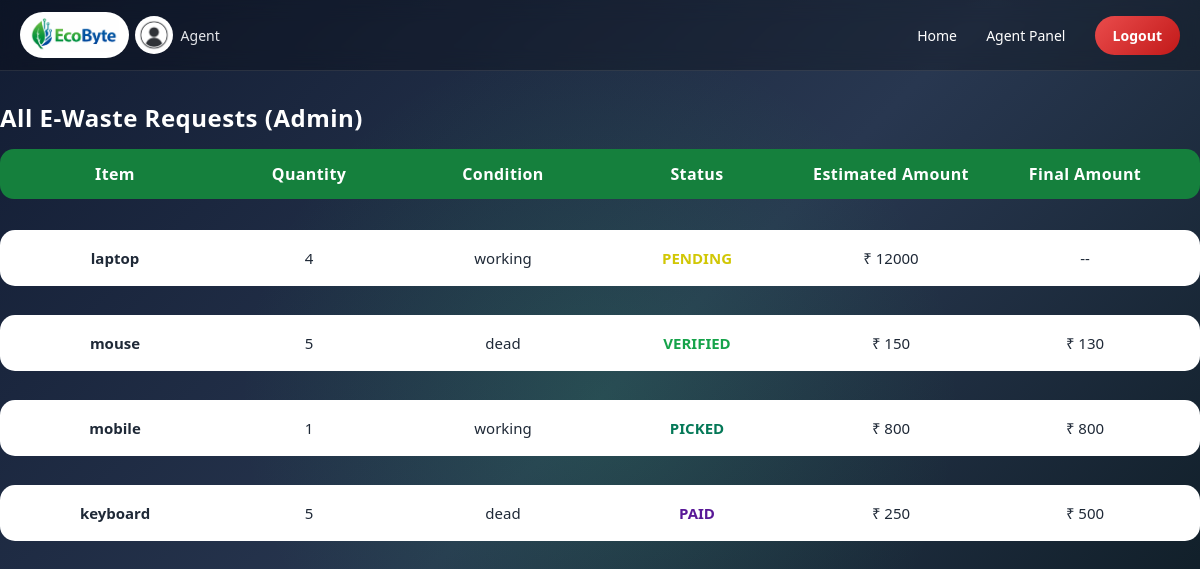
The app's page /admin-dashboard/ (signed in) with its own data.
### core/models.py (models this page shows, shortened)
class EwasteRequest(models.Model):
    ITEM_CHOICES = (
        ('mobile', 'Mobile'),
        ('battery', 'Battery'),
        ('laptop', 'Laptop'),
        ('desktop', 'Desktop'),
        ('tablet', 'Tablet'),
        ('keyboard', 'Keyboard'),
        ('mouse', 'Mouse'),
        ('headphone', 'Headphone'),
        ('earphone', 'Earphone'),
        ('charger', 'Charger'),
        ('smartwatch', 'Smartwatch'),
        ('camera', 'Camera'),
        ('printer', 'Printer'),
        ('monitor', 'Monitor'),
        ('router', 'Router'),
    )
    CONDITION_CHOICES = (
        ('working', 'Working'),
        ('dead', 'Dead'),
    )
    STATUS_CHOICES = (
        ('PENDING', 'Pending Admin Review'),
        ('VERIFIED', 'Verified by Admin'),
        ('SCHEDULED', 'Pickup Scheduled'),
        ('PICKED', 'Picked Up'),
        ('PAID', 'Payment Completed'),
        ('REJECTED', 'Rejected'),
    )
    assigned_agent = models.ForeignKey(
    User,
    on_delete=models.SET_NULL,
    null=True,
    blank=True,
    related_name="assigned_jobs"
)
    user = models.ForeignKey(User, on_delete=models.CASCADE)
    item_name = models.CharField(max_length=20, choices=ITEM_CHOICES)
    quantity = models.PositiveIntegerField()
    condition = models.CharField(max_length=10, choices=CONDITION_CHOICES)
    device_details = models.TextField(blank=True, null=True)
    address = models.TextField(blank=True, null=True)
    mobile = models.CharField(max_length=15, blank=True, null=True)
    status = models.CharField(
        max_length=20,
        choices=STATUS_CHOICES,
        default='PENDING'
    )
    estimated_amount = models.IntegerField(default=0)
    final_amount = models.IntegerField(null=True, blank=True)
    created_at = models.DateTimeField(auto_now_add=True)

### core/views.py (the view)
# urls.py: path("admin-dashboard/", views.admin_dashboard, name="admin_dashboard"),
@login_required
def admin_dashboard(request):
    ewaste_requests = EwasteRequest.objects.all().order_by("-id")
    return render(request, "dashboard.html", {
        "requests": ewaste_requests,
        "is_admin": True
    })

### templates/dashboard.html
{% extends "base.html" %}
{% load static %}
{% block content %}
<div class="dashboard-wrapper">
  {% if is_admin %}
  <h2 class="section-title">All E-Waste Requests (Admin)</h2>
    {% else %}
  <h2 class="section-title">My E-Waste Requests</h2>
  {% endif %}
  <div class="request-header">
    <div>Item</div>
    <div>Quantity</div>
    <div>Condition</div>
    <div>Status</div>
    <div>Estimated Amount</div>
    <div>Final Amount</div>
  </div>
  <div class="request-list">
    {% for r in requests %}
    <div class="request-row">
      <div class="cell strong">{{ r.item_name }}</div>
      <div class="cell">{{ r.quantity }}</div>
      <div class="cell">{{ r.condition }}</div>
      <div class="cell status {{ r.status|lower }}">{{ r.status }}</div>
      <div class="cell">{% if r.estimated_amount %}₹ {{ r.estimated_amount }}{% else %}--{% endif %}</div>
      <div class="cell">{% if r.final_amount %}₹ {{ r.final_amount }}{% else %}--{% endif %}</div>
    </div>
    {% endfor %}
  </div>
</div>
{% endblock %}

### templates/base.html (shortened to what this page needs)
{% load static %}
<!DOCTYPE html>
<html lang="en">
<head>
    <link rel="stylesheet" href="{% static 'css/style.css' %}">
</head>
<body>
<nav class="navbar">
  <div class="nav-left">
    <div class="logo">
    <div class="logo-box">
        <img src="{% static 'images/ecobyte3.png' %}" class="logo-img">
    </div>
    <a href="{% url 'core:profile' %}" class="user-avatar">
        <img src="{% static 'images/user.png' %}" alt="Profile">
        <span class="username">{{ request.user.username }}</span>
    </a>
</div>
</div>
    <div class="nav-right">
    <a href="{% url 'core:home' %}">Home</a>
{% if user.is_authenticated %}
  {% if user.userprofile.is_agent %}
    <a href="{% url 'core:agent_dashboard' %}">Agent Panel</a>
  {% endif %}
  <a href="{% url 'core:logout' %}" class="logout-btn">Logout</a>
{% endif %}
</div>
</nav>
{% block content %}
{% endblock %}
</body>
</html>

### static/css/style.css (style rules this page uses)
* { margin: 0; padding: 0; box-sizing: border-box; font-family: "Segoe UI", Arial, sans-serif; scroll-behavior: smooth; }
h1, h2 { font-weight: 600; letter-spacing: 0.5px; }
body { font-family: "Poppins", sans-serif; min-height: 100vh; margin: 0; color: #fff; background: radial-gradient(circle at center, rgba(41, 206, 102, 0.15), transparent 50%), linear-gradient(135deg, #121c33, #283750, #0b191f); }
.request-header, .request-row { display: grid; grid-template-columns: repeat(6, 1fr); align-items: center; text-align: center; padding: 14px 18px; }
.request-header { background: #15803d; color: #ffffff; font-weight: 600; border-radius: 14px; letter-spacing: 0.4px; }
.request-list { display: flex; flex-direction: column; gap: 14px; margin-top: 16px; }
.request-row .cell { font-size: 15px; color: #1f2937; font-weight: 500; }
.request-row .strong { font-weight: 600; }
.status.picked { color: #047857; font-weight: 700; }
.status.pending { color: #d1c705; font-weight: 700; }
.status.verified { color: #16a34a; font-weight: 700; }
.status.paid { color: #591897; font-weight: 700; }
.navbar { display: flex; justify-content: space-between; align-items: center; padding: 12px 20px; background: rgba(0, 0, 0, 0.25); backdrop-filter: blur(10px); border-bottom: 1px solid rgba(255,255,255,0.1); }
.navbar a { color: #e5e7eb; font-weight: 500; text-decoration: none; }
.navbar { display: flex; align-items: center; gap: 22px; }
.navbar .logout-btn { background: linear-gradient(135deg, #ea4c4c, #c21919); color: #ffffff !important; text-decoration: none; display: inline-block; border-radius: 50px; padding: 10px 18px; border: none; font-weight: bold; transition: 0.3s; }
.logo { font-size: 20px; font-weight: bold; color: #ffffff; display: flex; align-items: center; gap: 6px; }
.nav-right a { margin-left: 25px; text-decoration: none; color: #ffffff; font-size: 14px; transition: 0.3s; }
.section-title { margin: 30px 0 15px; font-size: 24px; color: #ffffff; }
.status { font-weight: bold; color: #ff9800; }
.dashboard-wrapper { width: 100%; max-width: 1200px; margin: 0 auto; margin-top: 20px; }
.logo-box { background: #ffffff; padding: 6px 10px; border-radius: 999px; display: inline-flex; align-items: center; gap: 8px; width: fit-content; }
.logo-img { height: 34px; width: auto; max-width: 100px; object-fit: contain; display: block; }
.user-avatar { display: flex; align-items: center; gap: 8px; text-decoration: none; color: white; transition: border-color 0.3s ease, transform 0.3s ease }
.user-avatar img { width: 38px; height: 38px; border-radius: 50%; object-fit: cover; }
.username { font-size: 14px; font-weight: 500; white-space: nowrap; }
.user-avatar img { max-width: 38px !important; max-height: 38px !important; }
.request-row { background: #ffffff; color: black; margin-top: 15px; padding: 18px; border-radius: 15px; display: grid; grid-template-columns: repeat(6, 1fr); text-align: center; align-items: center; transition: 0.3s ease; }

### records on screen
EwasteRequest: item_name "laptop", quantity "4", condition "working", status "PENDING", estimated_amount "12000"
EwasteRequest: item_name "mouse", quantity "5", condition "dead", status "VERIFIED", estimated_amount "150", final_amount "130"
EwasteRequest: item_name "mobile", quantity "1", condition "working", status "PICKED", estimated_amount "800", final_amount "800"
EwasteRequest: item_name "keyboard", quantity "5", condition "dead", status "PAID", estimated_amount "250", final_amount "500"

### other values on screen
{{ request.user.username }} "Agent"
